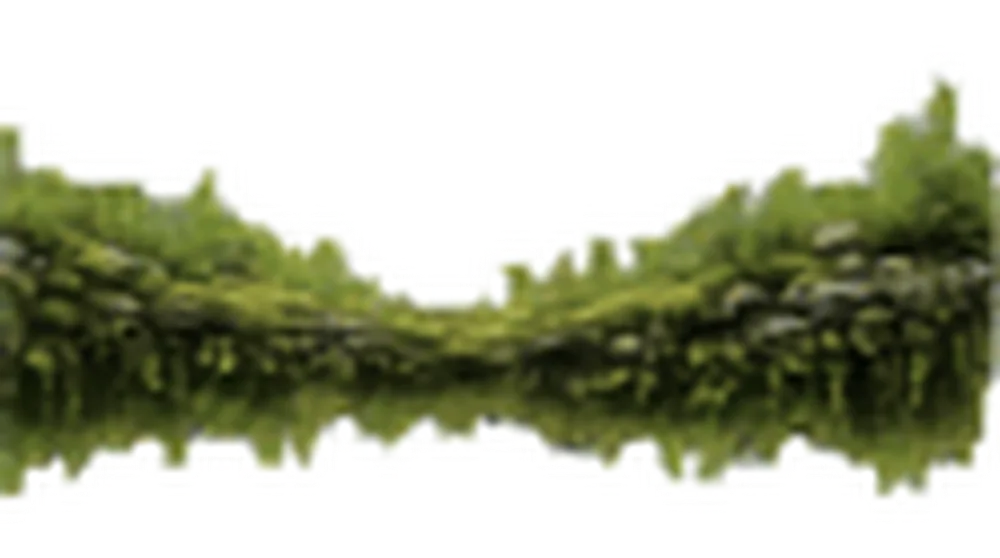
#> input picture assets/generated/section-art/.mossy-milestone-source.png, 1000 x 558 px
$ python import-mossy-milestone.py
#> lines starting #> are read from the running program, lines starting #| are printed output that depends on the picture
#!/usr/bin/env python3
"""One-time importer for the generated mossy milestone cluster."""

from __future__ import annotations

import urllib.request
from pathlib import Path

from PIL import Image, ImageFilter

ROOT = Path(__file__).resolve().parents[1]
ASSET_DIR = ROOT / "assets" / "generated" / "section-art"
SOURCE = ASSET_DIR / ".mossy-milestone-source.png"
DESTINATION = ASSET_DIR / "20-mossy-milestone-cluster.webp"
URL = (
    "https://s3.amazonaws.com/document-export.canva.com/TVc2k/DAHRdLTVc2k/1/thumbnail/0001.png"
    "?X-Amz-Algorithm=AWS4-HMAC-SHA256"
    "&X-Amz-Credential=AKIAQYCGKMUHYGFFNMW3%2F20260805%2Fus-east-1%2Fs3%2Faws4_request"
    "&X-Amz-Date=20260805T154354Z"
    "&X-Amz-Expires=20202"
    "&X-Amz-Signature=6ec4c51b5c71056c95c3b7e6ec74a590fce1ab9be9b84915f8c2327f80efa2b1"
    "&X-Amz-SignedHeaders=host"
    "&response-expires=Wed%2C%2005%20Aug%202026%2021%3A20%3A36%20GMT"
)


def download() -> None:
    ASSET_DIR.mkdir(parents=True, exist_ok=True)
    request = urllib.request.Request(URL, headers={"User-Agent": "ExpeditionAssetImporter/1.0"})
    with urllib.request.urlopen(request, timeout=90) as response:
        payload = response.read()
    if len(payload) < 10_000:
        raise RuntimeError(f"Downloaded milestone is unexpectedly small: {len(payload)} bytes")
    SOURCE.write_bytes(payload)


def transparent_cutout(image: Image.Image) -> Image.Image:
    rgba = image.convert("RGBA")
    if rgba.getchannel("A").getextrema()[0] < 250:
        return rgba

    corners = [
        rgba.getpixel((0, 0))[:3],
        rgba.getpixel((rgba.width - 1, 0))[:3],
        rgba.getpixel((0, rgba.height - 1))[:3],
        rgba.getpixel((rgba.width - 1, rgba.height - 1))[:3],
    ]
    background = tuple(sum(channel) // len(corners) for channel in zip(*corners))
    source_pixels = rgba.load()
    alpha = Image.new("L", rgba.size, 0)
    alpha_pixels = alpha.load()

    for y in range(rgba.height):
        for x in range(rgba.width):
            red, green, blue, _ = source_pixels[x, y]
            distance = ((red - background[0]) ** 2 + (green - background[1]) ** 2 + (blue - background[2]) ** 2) ** 0.5
            alpha_pixels[x, y] = max(0, min(255, int((distance - 7) * 9)))

    alpha = alpha.filter(ImageFilter.GaussianBlur(radius=max(0.7, rgba.width / 1800)))
    rgba.putalpha(alpha)
    return rgba


def main() -> int:
    download()
    with Image.open(SOURCE) as opened:
#> opened is the input picture: PIL image 1000x558 RGBA; mean R, G, B, A 71.1, 74.8, 53.5, 118.1
        image = transparent_cutout(opened)
        bounds = image.getchannel("A").getbbox()
#> bounds = (0, 45, 1000, 531)
        if bounds:
            left, top, right, bottom = bounds
#> left = 0; top = 45; right = 1000; bottom = 531
            padding = max(6, round(image.width * 0.012))
#> padding = 12
            image = image.crop((
                max(0, left - padding),
                max(0, top - padding),
                min(image.width, right + padding),
                min(image.height, bottom + padding),
            ))
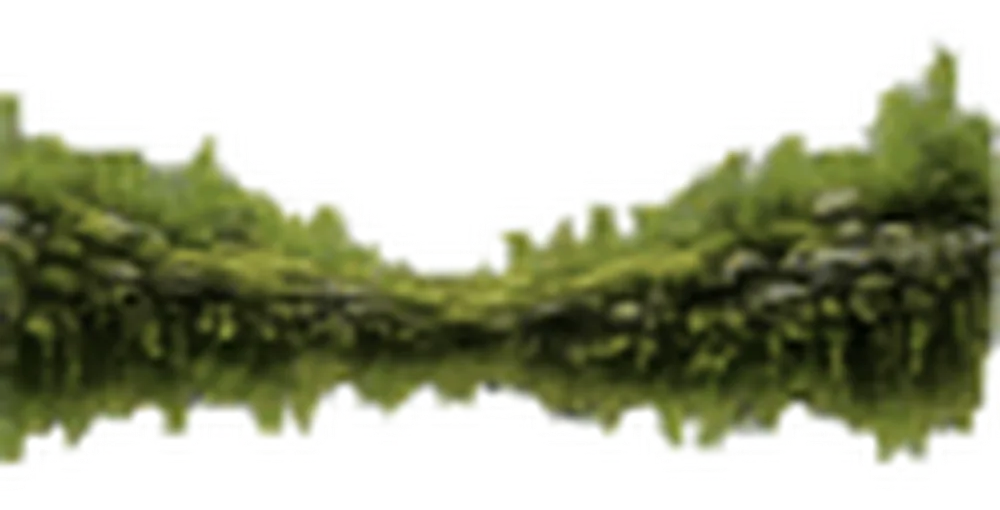
#> image: PIL image 1000x510 RGBA; mean R, G, B, A 77.8, 81.8, 58.6, 129.2; transparent parts drawn white

        target_width = 640
        if image.width != target_width:
            target_height = max(1, round(image.height * target_width / image.width))
#> target_height = 326
            image = image.resize((target_width, target_height), Image.Resampling.LANCZOS)
#> image: PIL image 640x326 RGBA
            image = image.filter(ImageFilter.UnsharpMask(radius=1.1, percent=65, threshold=3))

        image.save(DESTINATION, "WEBP", quality=84, method=4)
        print(f"created {DESTINATION.relative_to(ROOT)} {image.width}x{image.height}")
#| created assets/generated/section-art/20-mossy-milestone-cluster.webp 640x326

    SOURCE.unlink(missing_ok=True)
    return 0


if __name__ == "__main__":
    raise SystemExit(main())
#> (the program exits here)

$ run again, on assets/generated/section-art/.mossy-milestone-source.png
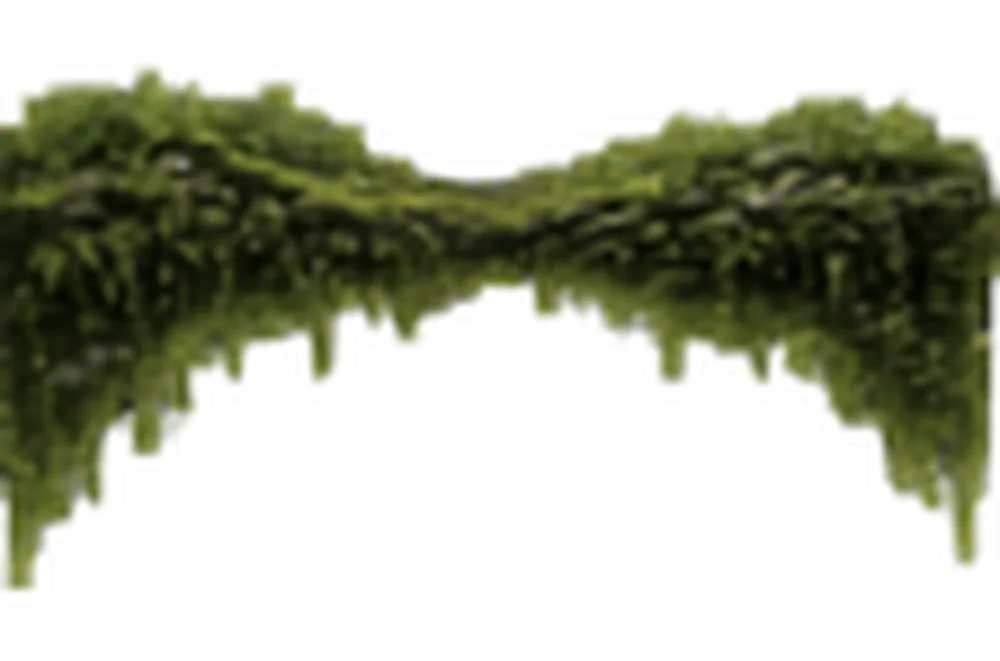
#> input picture assets/generated/section-art/.mossy-milestone-source.png, 1000 x 661 px
#> in main, opened is the input picture: PIL image 1000x661 RGBA; mean R, G, B, A 59.9, 63, 46.8, 110.4
#> bounds = (0, 35, 1000, 617)
#> left = 0; top = 35; right = 1000; bottom = 617
#> in main, `image = image.crop(( max(0, left - padding), max(0, top - padding), mi..`:
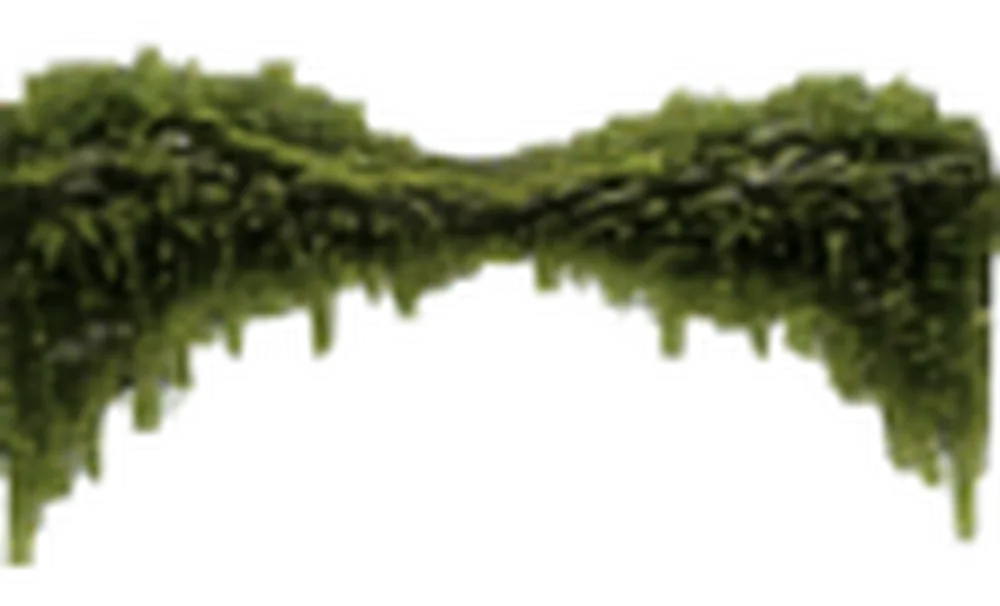
#> image: PIL image 1000x606 RGBA; mean R, G, B, A 65.4, 68.7, 51, 120.4; transparent parts drawn white
#| created assets/generated/section-art/20-mossy-milestone-cluster.webp 640x388

$ run again, on assets/generated/section-art/.mossy-milestone-source.png
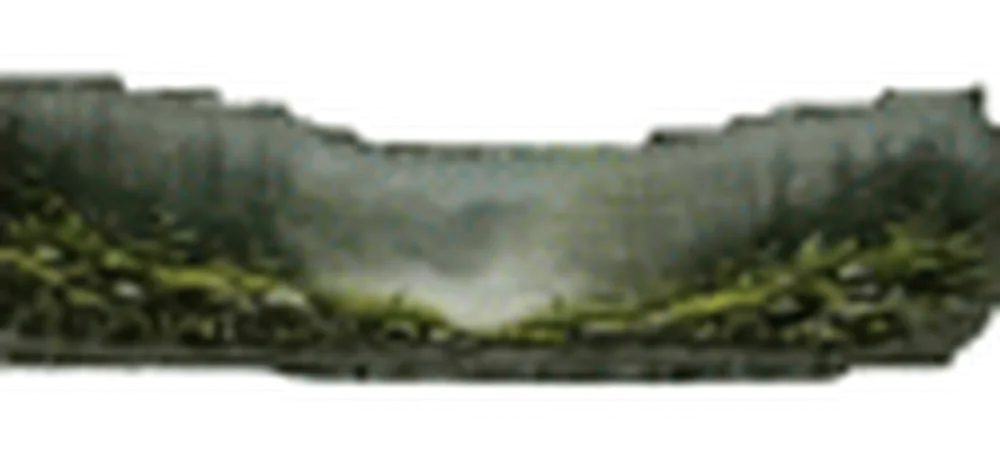
#> input picture assets/generated/section-art/.mossy-milestone-source.png, 1000 x 464 px
#> in main, opened is the input picture: PIL image 1000x464 RGBA; mean R, G, B, A 78.2, 82.4, 70.7, 150.1
#> bounds = (0, 44, 1000, 420)
#> left = 0; top = 44; right = 1000; bottom = 420
#> in main, `image = image.crop(( max(0, left - padding), max(0, top - padding), mi..`:
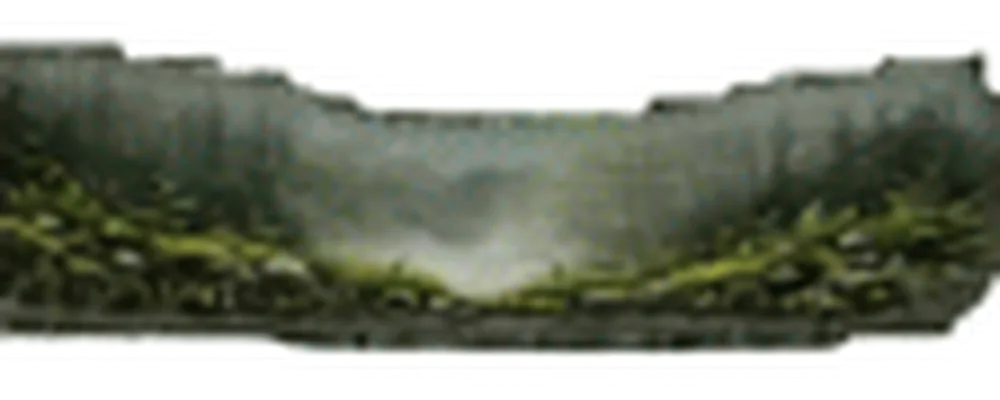
#> image: PIL image 1000x400 RGBA; mean R, G, B, A 90.7, 95.6, 82, 174.2; transparent parts drawn white
#| created assets/generated/section-art/20-mossy-milestone-cluster.webp 640x256
